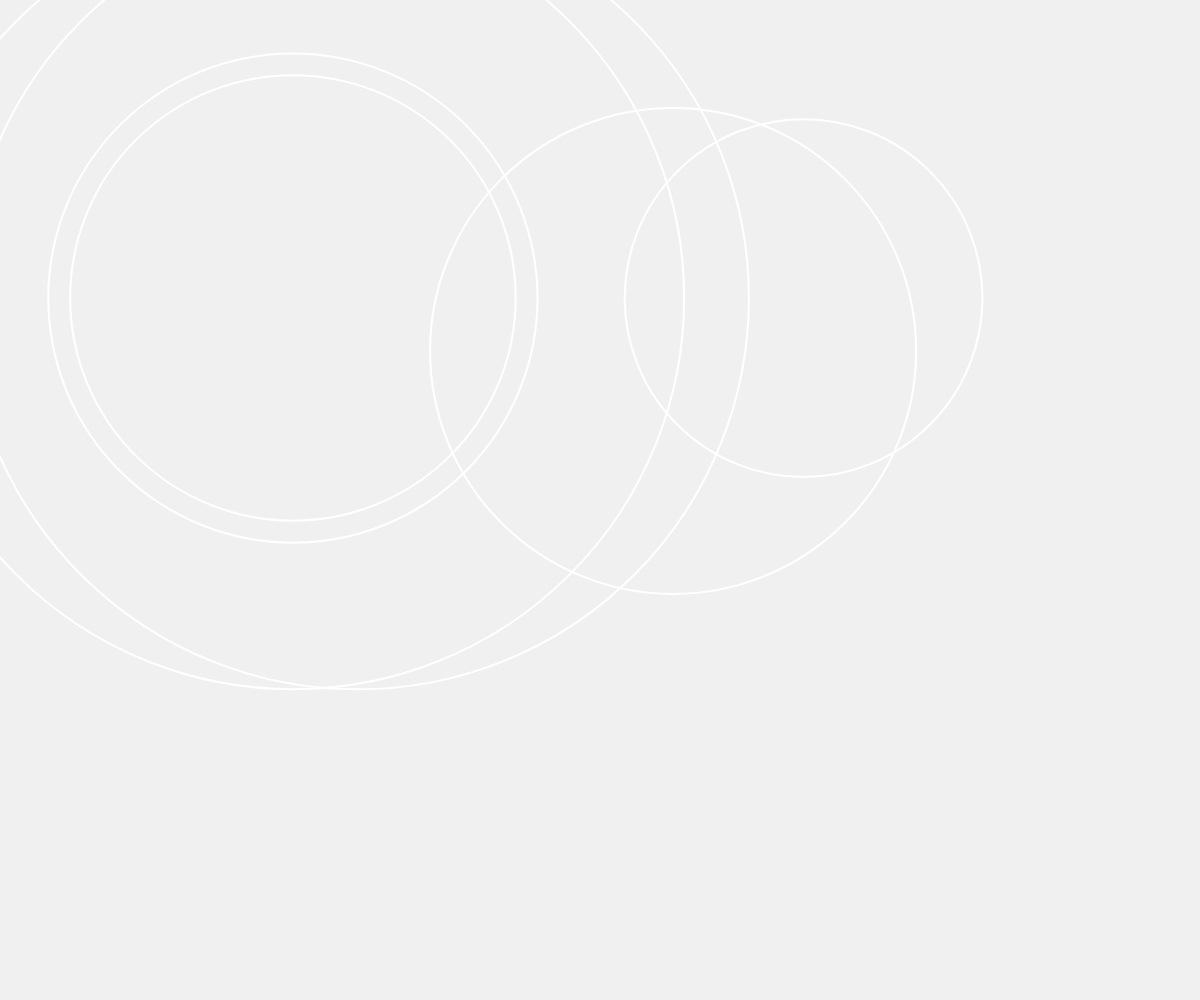
Frame 1 (no input)
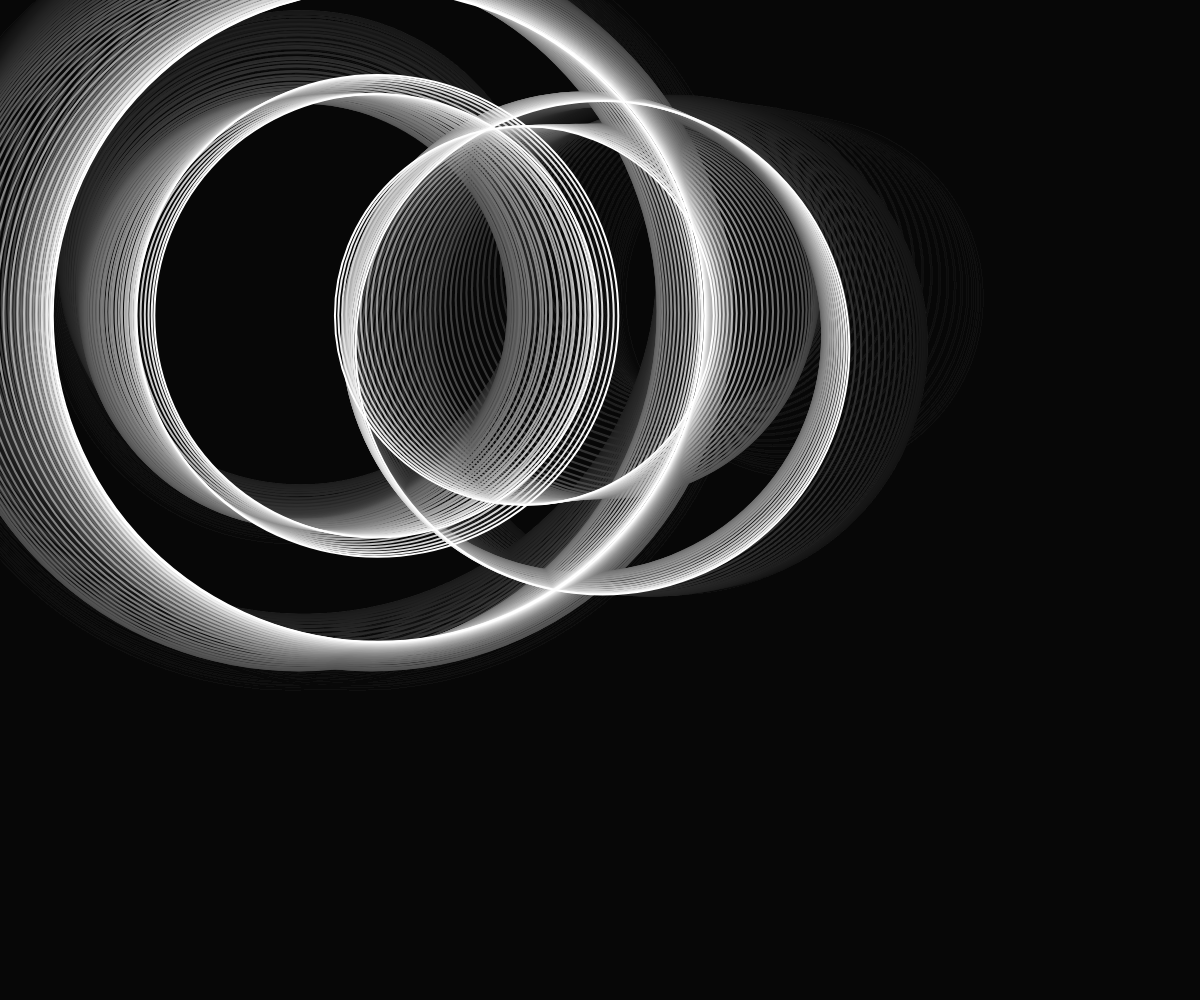
Frame 60 (no input)
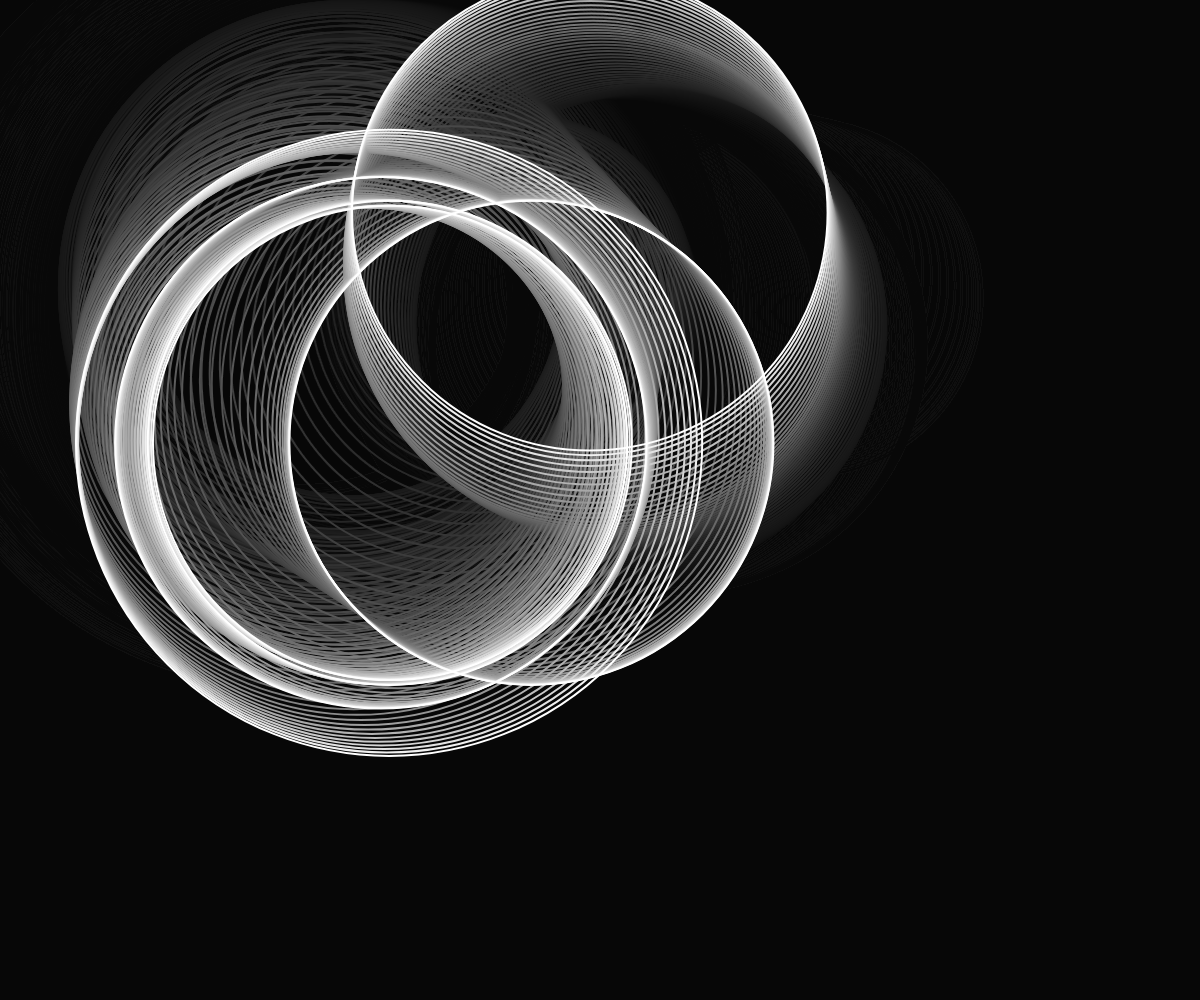
Frame 120 (the mouse pressed at the canvas centre since frame 60)

The p5.js sketch that drew these frames (run headless with seeded random() and noise() and a simulated clock; from frame 60 on, the mouse is pressed at the canvas centre):

// p5.js sketch
// ── sketch.js
let t;
let increment = 0.001; 

function setup() {
  createCanvas(windowWidth, windowHeight);
  strokeWeight(2);
  stroke(255);
  noFill();
  t = 0;
}

function draw() {
  background(0, 15);

  makeCircle(4, 50, 600)
  makeCircle(0, 200, 200)
  makeCircle(100, 200, 1)
  makeCircle(200, 200, 2)
  makeCircle(100, 200, 2)
  makeCircle(100, 200, 5)

}

function makeCircle(xPos, yPos, circleSize) { 
  let x = width * noise(t + xPos);
  let y = height * noise(t + yPos);
  let size = width * noise(t + circleSize);

  ellipse(x, y, size, size);

  t += increment;
}
